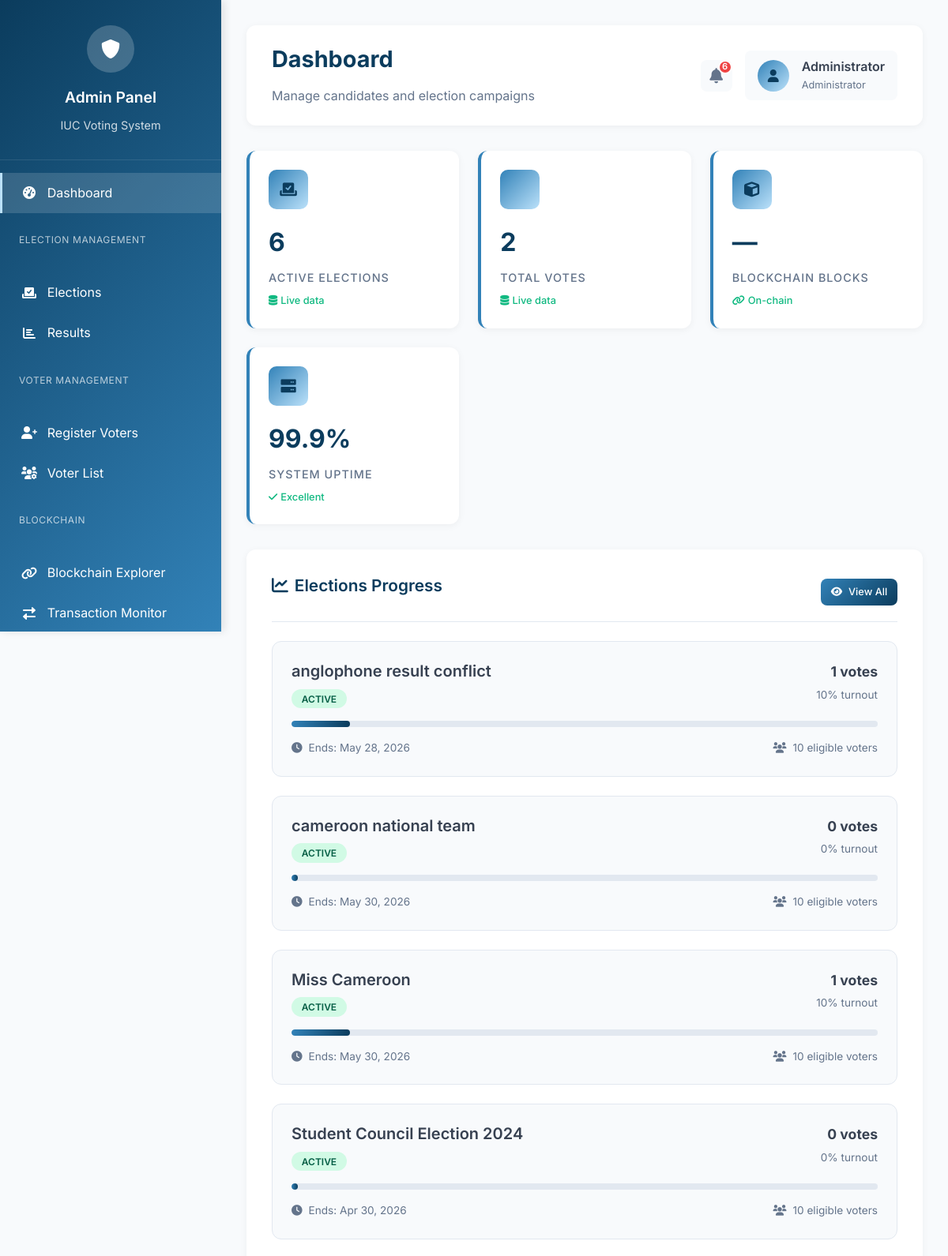
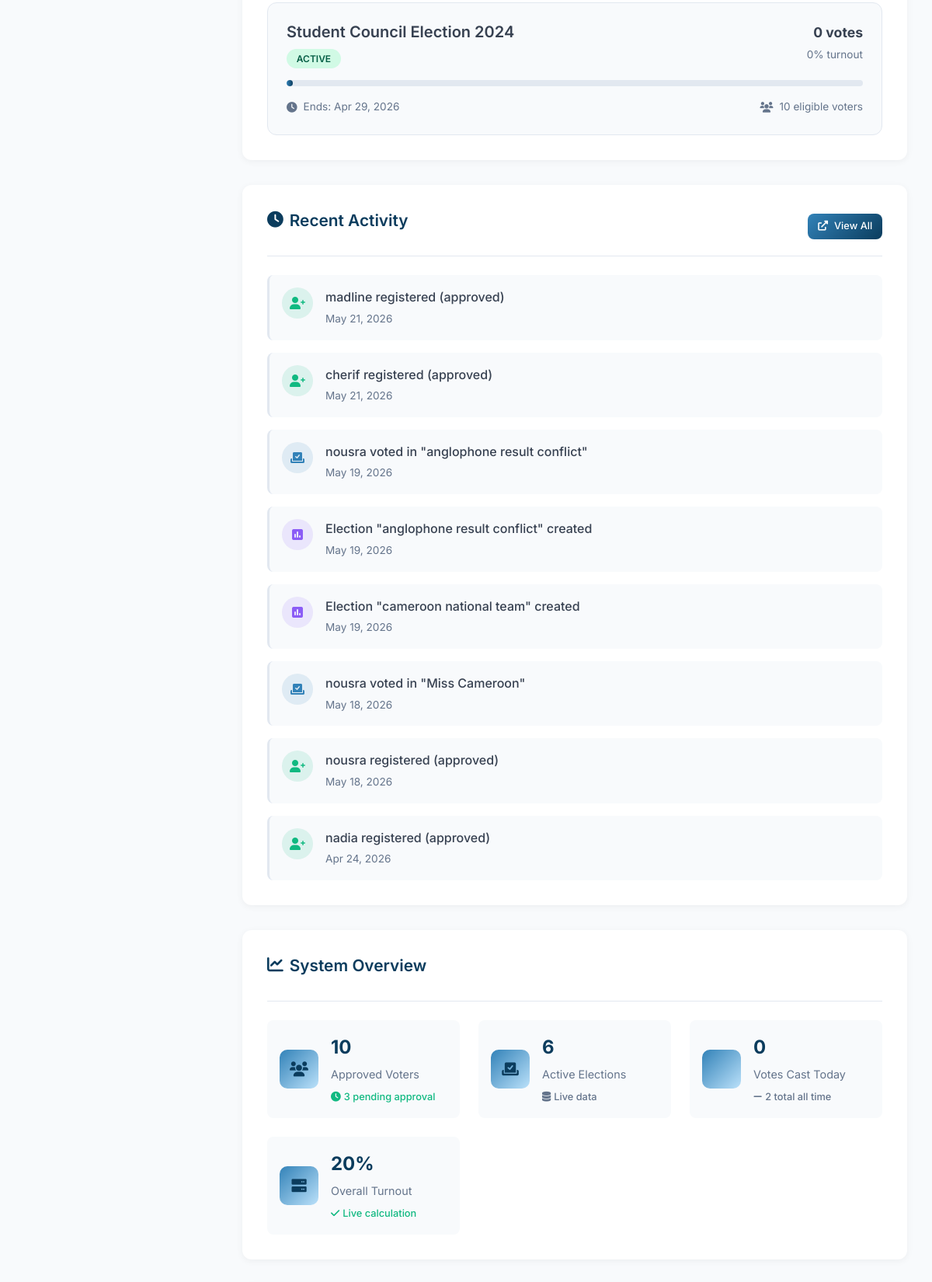
Screenshot of /pages/admin.php (upper part) with the database file from the repository (2 pictures, top to bottom).
### tables this page shows
CREATE TABLE IF NOT EXISTS `elections` (
  `id` int NOT NULL AUTO_INCREMENT,
  `title` varchar(191) NOT NULL,
  `description` text,
  `start_date` date NOT NULL,
  `end_date` date NOT NULL,
  `status` enum('draft','active','completed','cancelled') DEFAULT 'draft',
  `created_by` int NOT NULL,
  `created_at` timestamp NULL DEFAULT CURRENT_TIMESTAMP,
  `updated_at` timestamp NULL DEFAULT CURRENT_TIMESTAMP ON UPDATE CURRENT_TIMESTAMP,
  PRIMARY KEY (`id`),
  KEY `created_by` (`created_by`),
  KEY `idx_status` (`status`),
  KEY `idx_dates` (`start_date`,`end_date`),
  KEY `idx_elections_dates_status` (`start_date`,`end_date`,`status`)
);

CREATE TABLE IF NOT EXISTS `users` (
  `id` int NOT NULL AUTO_INCREMENT,
  `name` varchar(191) NOT NULL,
  `email` varchar(191) NOT NULL,
  `password` varchar(191) NOT NULL,
  `type` enum('student','admin') NOT NULL,
  `status` enum('pending','approved','rejected') DEFAULT 'pending',
  `created_at` timestamp NULL DEFAULT CURRENT_TIMESTAMP,
  `updated_at` timestamp NULL DEFAULT CURRENT_TIMESTAMP ON UPDATE CURRENT_TIMESTAMP,
  PRIMARY KEY (`id`),
  UNIQUE KEY `email` (`email`),
  KEY `idx_email` (`email`),
  KEY `idx_type` (`type`),
  KEY `idx_status` (`status`),
  KEY `idx_users_type_status` (`type`,`status`)
);

CREATE TABLE IF NOT EXISTS `votes` (
  `id` int NOT NULL AUTO_INCREMENT,
  `election_id` int NOT NULL,
  `candidate_id` int NOT NULL,
  `user_id` int NOT NULL,
  `transaction_hash` varchar(100) DEFAULT NULL,
  `created_at` timestamp NULL DEFAULT CURRENT_TIMESTAMP,
  PRIMARY KEY (`id`),
  UNIQUE KEY `unique_vote` (`election_id`,`user_id`),
  KEY `candidate_id` (`candidate_id`),
  KEY `user_id` (`user_id`),
  KEY `idx_election_user` (`election_id`,`user_id`),
  KEY `idx_transaction` (`transaction_hash`),
  KEY `idx_votes_election_candidate` (`election_id`,`candidate_id`)
);

### pages/admin.php (the view, shortened to what the rows shown need)
<?php
require_once 'config/config.php';
function human_time_diff($timestamp) {
    $diff = time() - $timestamp;
    return date('M d, Y', $timestamp);
}
?>
<!DOCTYPE html>
<html lang="en">
<head>
    <link href="https://cdnjs.cloudflare.com/ajax/libs/font-awesome/6.0.0/css/all.min.css" rel="stylesheet">
    <link href="assets/css/modern.css" rel="stylesheet">
</head>
<body>
    <div class="admin-layout">
        <div class="admin-main">
            <div class="admin-header">
                <div>
                    <h1 class="admin-title">Dashboard</h1>
                </div>
            </div>
            <?php
                $recentVotes = $pdo->query("
                    SELECT 'vote' AS event_type, v.created_at,
                           CONCAT(u.name, ' voted in \"', e.title, '\"') AS message
                    FROM votes v
                    JOIN users u ON v.user_id = u.id
                    JOIN elections e ON v.election_id = e.id
                    ORDER BY v.created_at DESC LIMIT 4
                ")->fetchAll(PDO::FETCH_ASSOC);
                $recentRegs = $pdo->query("
                    SELECT 'registration' AS event_type, u.created_at,
                           CONCAT(u.name, ' registered (', u.status, ')') AS message
                    FROM users u
                    WHERE u.type = 'student'
                    ORDER BY u.created_at DESC LIMIT 4
                ")->fetchAll(PDO::FETCH_ASSOC);
                $recentElections = $pdo->query("
                    SELECT 'election' AS event_type, e.created_at,
                           CONCAT('Election \"', e.title, '\" created') AS message
                    FROM elections e
                    ORDER BY e.created_at DESC LIMIT 2
                ")->fetchAll(PDO::FETCH_ASSOC);
                $allActivity = array_merge($recentVotes, $recentRegs, $recentElections);
                usort($allActivity, fn($a, $b) => strtotime($b['created_at']) - strtotime($a['created_at']));
                $allActivity = array_slice($allActivity, 0, 8);
                $activityConfig = [
                    'vote'         => ['icon' => 'fa-vote-yea',   'color' => '#3282B8'],
                    'registration' => ['icon' => 'fa-user-plus',  'color' => '#10b981'],
                    'election'     => ['icon' => 'fa-poll',        'color' => '#8b5cf6'],
                ];
            ?>
            <?php
                $dashElecStmt = $pdo->prepare("
                    SELECT e.*,
                           (SELECT COUNT(*) FROM votes v WHERE v.election_id = e.id) as total_votes,
                           (SELECT COUNT(*) FROM users u WHERE u.type = 'student' AND u.status = 'approved') as eligible_voters
                    FROM elections e
                    ORDER BY e.created_at DESC
                    LIMIT 5
                ");
                $dashElecStmt->execute();
                $dashElections = $dashElecStmt->fetchAll(PDO::FETCH_ASSOC);
            ?>
            <div class="content-card">
                <div class="content-header">
                    <h2 class="content-title">
                        <i class="fas fa-chart-line"></i>
                        Elections Progress
                    </h2>
                </div>
                <div class="elections-progress">
                    <?php if (empty($dashElections)): ?>
                        <p style="padding:1.5rem; color:#64748b; text-align:center;">No elections created yet.</p>
                    <?php else: ?>
                        <?php foreach ($dashElections as $de): ?>
                            <?php
                                $deVotes    = (int)$de['total_votes'];
                                $deEligible = (int)$de['eligible_voters'];
                                $deTurnout  = $deEligible > 0 ? round(($deVotes / $deEligible) * 100) : 0;
                                $deStatus   = $de['status'];
                                $deEnds     = !empty($de['end_date']) ? date('M d, Y', strtotime($de['end_date'])) : 'N/A';
                            ?>
                            <div class="election-item">
                                <div class="election-header">
                                    <div class="election-info">
                                        <h4><?php echo htmlspecialchars($de['title']); ?></h4>
                                        <span class="election-status <?php echo htmlspecialchars($deStatus); ?>"><?php echo ucfirst($deStatus); ?></span>
                                    </div>
                                    <div class="election-stats">
                                        <span class="vote-count"><?php echo $deVotes; ?> votes</span>
                                        <span class="turnout"><?php echo $deTurnout; ?>% turnout</span>
                                    </div>
                                </div>
                                <div class="progress-bar">
                                    <div class="progress-fill" style="width: <?php echo $deTurnout; ?>%;">
                                        <span><?php echo $deTurnout; ?>%</span>
                                    </div>
                                </div>
                                <div class="election-meta">
                                    <span><i class="fas fa-clock"></i> Ends: <?php echo $deEnds; ?></span>
                                    <span><i class="fas fa-users"></i> <?php echo $deEligible; ?> eligible voters</span>
                                </div>
                            </div>
                        <?php endforeach; ?>
                    <?php endif; ?>
                </div>
            </div>
            <div class="content-card">
                <div class="content-header">
                    <h2 class="content-title">
                        <i class="fas fa-clock"></i>
                        Recent Activity
                    </h2>
                </div>
                <div class="activity-feed">
                    <?php if (empty($allActivity)): ?>
                        <div style="text-align:center;padding:2rem;color:#94a3b8;">
                            <i class="fas fa-history" style="font-size:2rem;display:block;margin-bottom:.5rem;opacity:.3;"></i>
                            No activity recorded yet.
                        </div>
                    <?php else: ?>
                        <?php foreach ($allActivity as $act):
                            $cfg = $activityConfig[$act['event_type']] ?? ['icon'=>'fa-circle','color'=>'#64748b'];
                            $timeAgo = human_time_diff(strtotime($act['created_at']));
                        ?>
                        <div class="activity-item">
                            <div class="activity-icon" style="background:<?php echo $cfg['color']; ?>20;color:<?php echo $cfg['color']; ?>;">
                                <i class="fas <?php echo $cfg['icon']; ?>"></i>
                            </div>
                            <div class="activity-content">
                                <div class="activity-message"><?php echo htmlspecialchars($act['message']); ?></div>
                                <div class="activity-time"><?php echo $timeAgo; ?></div>
                            </div>
                        </div>
                        <?php endforeach; ?>
                    <?php endif; ?>
                </div>
            </div>
            <div class="content-card">
                <div class="content-header">
                    <h2 class="content-title">
                        <i class="fas fa-chart-line"></i>
                        System Overview
                    </h2>
                </div>
            </div>
        </div>
    </div>
</body>
</html>

### rows the page displays
elections: title "anglophone result conflict", status "ACTIVE", deVotes "1", deTurnout "10", end_date "May 28, 2026", deEligible "10", message "Election \"anglophone result conflict\" created", created_at "May 19, 2026"
elections: title "cameroon national team", status "ACTIVE", deVotes "0", deTurnout "0", end_date "May 30, 2026", deEligible "10", message "Election \"cameroon national team\" created", created_at "May 19, 2026"
elections: title "Miss Cameroon", status "ACTIVE", deVotes "1", deTurnout "10", end_date "May 30, 2026", deEligible "10"
elections: title "Student Council Election 2024", status "ACTIVE", deVotes "0", deTurnout "0", end_date "Apr 30, 2026", deEligible "10"
elections: title "Student Council Election 2024", status "ACTIVE", deVotes "0", deTurnout "0", end_date "Apr 29, 2026", deEligible "10"
users: message "madline registered (approved)", created_at "May 21, 2026"
users: message "cherif registered (approved)", created_at "May 21, 2026"
votes: message "nousra voted in \"anglophone result conflict\"", created_at "May 19, 2026"
votes: message "nousra voted in \"Miss Cameroon\"", created_at "May 18, 2026"
users: message "nousra registered (approved)", created_at "May 18, 2026"
users: message "nadia registered (approved)", created_at "Apr 24, 2026"

### other values shown
$notificationCount "6"
$_SESSION['admin_name'] "Administrator"
$activeElecCount "6"
$totalVotesCount "2"
$approvedStudents "10"
$pendingStudents "3"
$todayVotes "0"
$totalVotesCount / $approvedStudents * 100 "20"
